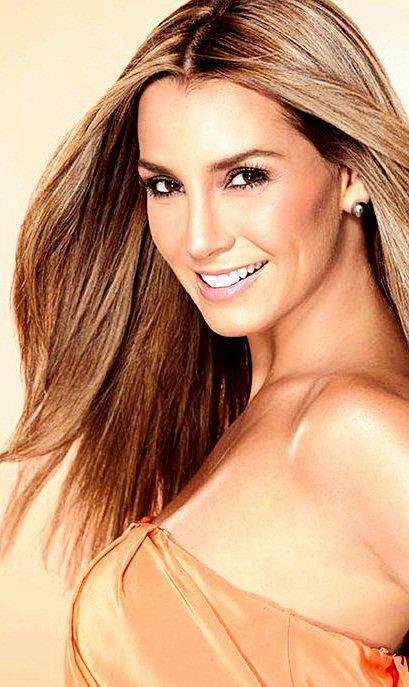
#> input picture build/samples/photos/000001.jpg, 409 x 687 px, given in place of the camera
$ python deepfacelive_integration.py
#> lines starting #> are read from the running program, lines starting #| are printed output that depends on the picture; after the words box and inside, x2 and y2 are one past the last pixel; in counts of white or black regions, pixels touching at a corner belong together
### freeze_frame_modules/freeze_frame_manager.py
"""
Freeze Frame Manager for DeepFaceLive
Manages frame freezing based on face detection confidence
"""

import cv2
import numpy as np
import time
from typing import Optional, Tuple
import json
import os


class FreezeFrameManager:
    def __init__(self, confidence_threshold: float = 0.75, config_file: str = "freeze_config.json"):
        """
        Initialize the Freeze Frame Manager

        Args:
            confidence_threshold: Minimum confidence to continue live processing
            config_file: Path to configuration file
        """
        self.confidence_threshold = confidence_threshold
        self.config_file = config_file
        self.last_good_frame = None
        self.last_good_confidence = 0.0
        self.is_frozen = False
        self.freeze_start_time = None
        self.max_freeze_duration = 5.0  # Maximum freeze time in seconds
        self.frame_buffer_size = 3  # Number of frames to average confidence
        self.confidence_buffer = []

        # Load configuration if exists
        self.load_config()

        # Performance metrics
        self.freeze_count = 0
        self.total_freeze_time = 0.0

    def load_config(self):
        """Load configuration from file"""
        if os.path.exists(self.config_file):
            try:
                with open(self.config_file, 'r') as f:
#> (reads freeze_config.json from the repository)
                    config = json.load(f)
                    self.confidence_threshold = config.get('confidence_threshold', self.confidence_threshold)
                    self.max_freeze_duration = config.get('max_freeze_duration', self.max_freeze_duration)
                    self.frame_buffer_size = config.get('frame_buffer_size', self.frame_buffer_size)
                    print(f"Loaded freeze-frame config: threshold={self.confidence_threshold}")
            except Exception as e:
                print(f"Error loading freeze config: {e}")

    def save_config(self):
        """Save current configuration to file"""
        config = {
            'confidence_threshold': self.confidence_threshold,
            'max_freeze_duration': self.max_freeze_duration,
            'frame_buffer_size': self.frame_buffer_size
        }
        try:
            with open(self.config_file, 'w') as f:
                json.dump(config, f, indent=2)
        except Exception as e:
            print(f"Error saving freeze config: {e}")

    def update_confidence_buffer(self, confidence: float):
        """Update confidence buffer with smoothing"""
        self.confidence_buffer.append(confidence)
        if len(self.confidence_buffer) > self.frame_buffer_size:
            self.confidence_buffer.pop(0)

    def get_smoothed_confidence(self) -> float:
        """Get smoothed confidence from buffer"""
        if not self.confidence_buffer:
            return 0.0
        return sum(self.confidence_buffer) / len(self.confidence_buffer)

    def should_freeze(self, confidence: float) -> bool:
        """
        Determine if frame should be frozen based on confidence

        Args:
            confidence: Current face detection confidence (0.0-1.0)

        Returns:
            bool: True if frame should be frozen
        """
        self.update_confidence_buffer(confidence)
        smoothed_confidence = self.get_smoothed_confidence()

        # Check if we should start freezing
        if not self.is_frozen and smoothed_confidence < self.confidence_threshold:
            return True

        # Check if we should continue freezing
        if self.is_frozen:
            # Unfreeze if confidence is good or max freeze time exceeded
            if smoothed_confidence >= self.confidence_threshold + 0.05:  # Hysteresis
                return False
            elif self.freeze_start_time and (time.time() - self.freeze_start_time) > self.max_freeze_duration:
                return False
            else:
                return True

        return False

    def process_frame(self, current_frame: np.ndarray, confidence: float) -> Tuple[np.ndarray, bool]:
        """
        Process frame with freeze logic

        Args:
            current_frame: Current processed frame from face swap
            confidence: Face detection confidence

        Returns:
            Tuple[np.ndarray, bool]: (output_frame, is_frozen)
        """
        should_freeze = self.should_freeze(confidence)

        if should_freeze:
            if not self.is_frozen:
                # Start freezing
                self.is_frozen = True
                self.freeze_start_time = time.time()
                self.freeze_count += 1
                print(f"Frame frozen - confidence: {confidence:.3f} < {self.confidence_threshold}")

            # Return last good frame if available
            if self.last_good_frame is not None:
                return self.last_good_frame.copy(), True
            else:
                # No good frame stored yet, return current frame
                return current_frame, True
        else:
            if self.is_frozen:
                # Stop freezing
                freeze_duration = time.time() - self.freeze_start_time if self.freeze_start_time else 0
                self.total_freeze_time += freeze_duration
                self.is_frozen = False
                self.freeze_start_time = None
                print(f"Frame unfrozen - confidence: {confidence:.3f} >= {self.confidence_threshold}")

            # Store as last good frame and return current frame
            self.last_good_frame = current_frame.copy()
            self.last_good_confidence = confidence
            return current_frame, False

    # [24 lines left out: functions get_stats, update_threshold, reset, not called in this run]

### freeze_frame_modules/performance_monitor.py
"""
Performance Monitor for DeepFaceLive Freeze-Frame Feature
Tracks FPS, confidence, and freeze statistics
"""

import time
import numpy as np
from typing import Dict, List
from collections import deque


class PerformanceMonitor:
    def __init__(self, window_size: int = 30):
        """
        Initialize performance monitor

        Args:
            window_size: Number of frames to track for rolling averages
        """
        self.window_size = window_size
        self.processing_times = deque(maxlen=window_size)
        self.confidences = deque(maxlen=window_size)
        self.freeze_states = deque(maxlen=window_size)
        self.frame_timestamps = deque(maxlen=window_size)

        # Cumulative statistics
        self.total_frames = 0
        self.total_freeze_frames = 0
        self.total_processing_time = 0.0

        # Session start time
        self.session_start_time = time.time()
        self.last_update_time = time.time()

        # FPS calculation
        self.fps_calculation_interval = 1.0  # Update FPS every second
        self.last_fps_calculation = time.time()
        self.frames_since_fps_calc = 0
        self.current_fps = 0.0

    # [31 lines left out: function update, not called in this run]

    def get_current_fps(self) -> float:
        """Get current FPS"""
        return self.current_fps

    # [222 lines left out: functions get_rolling_stats, get_session_stats, get_comprehensive_stats, get_performance_health, reset, export_stats and 1 more, not called in this run]

### freeze_frame_modules/deepfacelive_integration.py
"""
DeepFaceLive Integration Module
Main integration point for freeze-frame functionality with DeepFaceLive
"""

import cv2
import numpy as np
import time
from typing import Optional, Tuple, Any
import threading
from pathlib import Path

# Import our freeze-frame modules
from freeze_frame_manager import FreezeFrameManager
from face_detector_wrapper import FaceDetectorWrapper, DeepFaceLiveDetectorAdapter
from performance_monitor import PerformanceMonitor


class DeepFaceLiveFreezeProcessor:
    """
    Main processor that integrates freeze-frame functionality into DeepFaceLive
    """

    def __init__(self, userdata_path: Path = None):
        """
        Initialize the freeze-frame processor

        Args:
            userdata_path: Path to user data directory for config storage
        """
        # Initialize components
        config_path = str(userdata_path / "freeze_config.json") if userdata_path else "freeze_config.json"
        self.freeze_manager = FreezeFrameManager(config_file=config_path)
        self.performance_monitor = PerformanceMonitor()
        self.face_detector_adapter = None

        # State management
        self.is_running = False
        self.show_stats_overlay = True
        self.show_debug_info = False
        self.last_process_time = time.time()

        # Threading for UI updates
        self.stats_lock = threading.Lock()

        print("DeepFaceLive Freeze-Frame Processor initialized")

    # [279 lines left out: functions initialize_face_detector, process_frame, _extract_faces_with_confidence, _perform_face_swap, _merge_face_to_frame, _add_overlay_info and 7 more, not called in this run]

    def stop_processing(self):
        """Stop processing mode"""
        self.is_running = False
        print("Freeze-frame processing stopped")

    def cleanup(self):
        """Cleanup resources"""
        self.stop_processing()
        self.freeze_manager.save_config()
        print("Freeze-frame processor cleaned up")


class DeepFaceLiveAppIntegration:
    """
    Integration helper for DeepFaceLive application
    This class helps integrate the freeze-frame processor into the main app
    """

    # [77 lines left out: functions integrate_into_app, _add_ui_controls, not called in this run]


# Example usage and testing functions
def test_freeze_processor():
    """Test the freeze processor with webcam"""
    import cv2

    processor = DeepFaceLiveFreezeProcessor()
    cap = cv2.VideoCapture(0)

    print("Testing freeze processor (press 'q' to quit, 's' for stats, 'd' for debug)")

    while True:
        ret, frame = cap.read()
#> frame is the input picture: shape (687, 409, 3); mean B, G, R 120.4, 154.1, 202.3
        if not ret:
            break

        # Simulate face detection confidence for testing
        gray = cv2.cvtColor(frame, cv2.COLOR_BGR2GRAY)
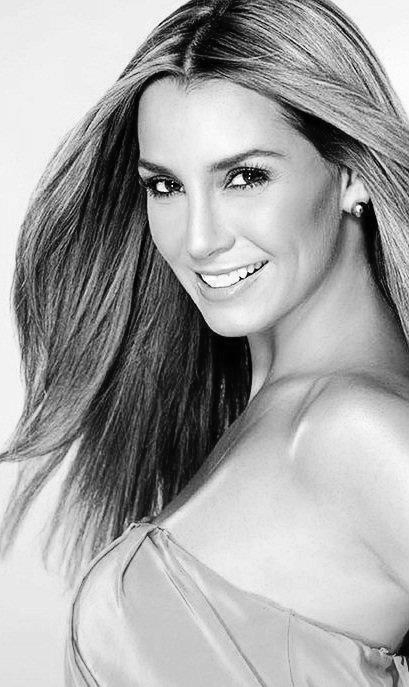
#> gray: shape (687, 409); min 0, max 255, mean 164.7
        brightness = np.mean(gray) / 255.0
#> brightness = 0.646
        mock_confidence = max(0.0, min(1.0, brightness))
#> mock_confidence = 0.646

        # Process frame (without actual face swapping for test)
        output_frame, is_frozen = processor.freeze_manager.process_frame(frame, mock_confidence)
#> in process_frame, `should_freeze = self.should_freeze(confidence)`: should_freeze = True
#| Frame frozen - confidence: 0.646 < 0.75
#> is_frozen = True

        # Add test overlay
        status = "FROZEN" if is_frozen else "LIVE"
#> status = 'FROZEN'
        color = (0, 0, 255) if is_frozen else (0, 255, 0)
#> color = (0, 0, 255)
        cv2.putText(output_frame, f"{status} - Conf: {mock_confidence:.3f}",
                   (10, 30), cv2.FONT_HERSHEY_SIMPLEX, 1, color, 2)
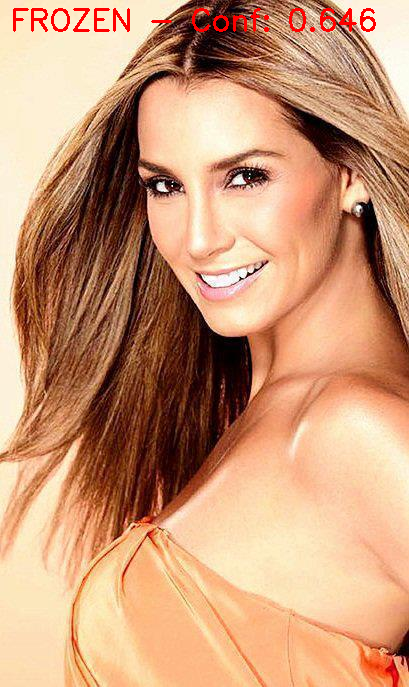
#> output_frame: shape (687, 409, 3); 0.83% of pixels changed, all inside (x1, y1, x2, y2) = (13, 8, 376, 32)

        cv2.imshow("Freeze Processor Test", output_frame)

        key = cv2.waitKey(1) & 0xFF
#> (key q is pressed here)
        if key == ord('q'):
            break
        elif key == ord('s'):
            processor.print_stats_summary()
        elif key == ord('d'):
            processor.toggle_debug_info()

    cap.release()
    cv2.destroyAllWindows()
    processor.cleanup()


if __name__ == "__main__":
    test_freeze_processor()
